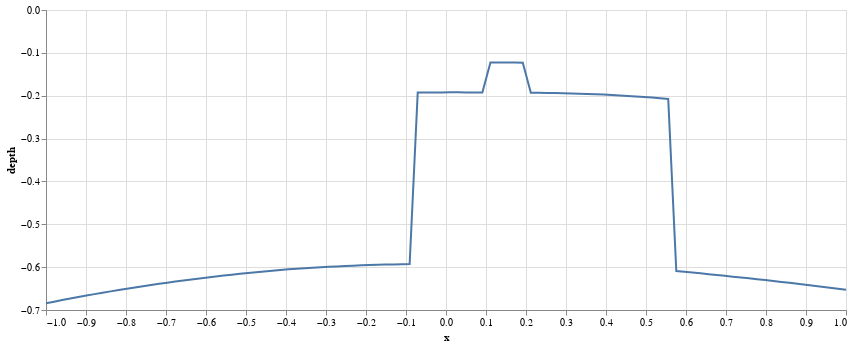

The cell this chart's notebook holds for it:
### Markdown cell above
## The scenario
It is Xmas Eve and Santa has to deliver his presents to all the kids around the world.
Unfortunately it has been a really cold winter and some houses are completely blanketed by snow.

Santa does have a shovel and could dig down to the chimney of each house to deliver his presents if only he knew where the chimneys were.

Fortunately Rudolph can help.
He can measure the depth of the snow at any point with his antlers but unfortunately this takes some time and the measurements are noisy.

Santa only has one night to deliver his presents, how can he find the chimneys in time?

### Skyline
Let's see what a typical house's skyline looks like.
`x` represents the location and `depth` measures the depth below the snowline.

### Code cell
x, depth = bb.random_submerged_skyline(100)
house = pd.DataFrame(dict(x=x, depth=depth))
house_chart = (
    alt.Chart(house)
    .mark_line()
    .encode(x='x', y='depth'))
house_chart.properties(width=800, height=300)

### Figure 1 — Vega-Lite specification as saved in the notebook (floating-point values rounded to 4 significant figures)
{"config": {"view": {"continuousWidth": 400, "continuousHeight": 300}}, "data": {"name": "data-628e1abb3ffedae0f49ccae39a223b3b"}, "mark": "line", "encoding": {"x": {"type": "quantitative", "field": "x"}, "y": {"type": "quantitative", "field": "depth"}}, "height": 300, "width": 800, "$schema": "https://vega.github.io/schema/vega-lite/v4.8.1.json", "datasets": {"data-628e1abb3ffedae0f49ccae39a223b3b": [{"x": -1.0, "depth": -0.6843}, {"x": -0.9798, "depth": -0.6805}, {"x": -0.9596, "depth": -0.6768}, {"x": -0.9394, "depth": -0.6732}, {"x": -0.9192, "depth": -0.6697}, {"x": -0.899, "depth": -0.6663}, {"x": -0.8788, "depth": -0.663}, {"x": -0.8586, "depth": -0.6597}, {"x": -0.8384, "depth": -0.6565}, {"x": -0.8182, "depth": -0.6534}, {"x": -0.798, "depth": -0.6504}, {"x": -0.7778, "depth": -0.6475}, {"x": -0.7576, "depth": -0.6446}, {"x": -0.7374, "depth": -0.6417}, {"x": -0.7172, "depth": -0.639}, {"x": -0.697, "depth": -0.6363}, {"x": -0.6768, "depth": -0.6337}, {"x": -0.6566, "depth": -0.6312}, {"x": -0.6364, "depth": -0.6288}, {"x": -0.6162, "depth": -0.6264}, {"x": -0.596, "depth": -0.6241}, {"x": -0.5758, "depth": -0.6218}, {"x": -0.5556, "depth": -0.6197}, {"x": -0.5354, "depth": -0.6175}, {"x": -0.5152, "depth": -0.6155}, {"x": -0.4949, "depth": -0.6135}, {"x": -0.4747, "depth": -0.6117}, {"x": -0.4545, "depth": -0.6099}, {"x": -0.4343, "depth": -0.6082}, {"x": -0.4141, "depth": -0.6066}, {"x": -0.3939, "depth": -0.6052}, {"x": -0.3737, "depth": -0.6038}, {"x": -0.3535, "depth": -0.6025}, {"x": -0.3333, "depth": -0.6013}, {"x": -0.3131, "depth": -0.6002}, {"x": -0.2929, "depth": -0.5992}, {"x": -0.2727, "depth": -0.5982}, {"x": -0.2525, "depth": -0.5974}, {"x": -0.2323, "depth": -0.5966}, {"x": -0.2121, "depth": -0.5958}, {"x": -0.1919, "depth": -0.5951}, {"x": -0.1717, "depth": -0.5945}, {"x": -0.1515, "depth": -0.594}, {"x": -0.1313, "depth": -0.5936}, {"x": -0.1111, "depth": -0.5932}, {"x": -0.09091, "depth": -0.5929}, {"x": -0.07071, "depth": -0.1927}, {"x": -0.05051, "depth": -0.1925}, {"x": -0.0303, "depth": -0.1923}, {"x": -0.0101, "depth": -0.1922}, {"x": 0.0101, "depth": -0.1922}, {"x": 0.0303, "depth": -0.1922}, {"x": 0.05051, "depth": -0.1922}, {"x": 0.07071, "depth": -0.1922}, {"x": 0.09091, "depth": -0.1923}, {"x": 0.1111, "depth": -0.1223}, {"x": 0.1313, "depth": -0.1224}, {"x": 0.1515, "depth": -0.1225}, {"x": 0.1717, "depth": -0.1227}, {"x": 0.1919, "depth": -0.1228}, {"x": 0.2121, "depth": -0.193}, {"x": 0.2323, "depth": -0.1932}, {"x": 0.2525, "depth": -0.1935}, {"x": 0.2727, "depth": -0.1939}, {"x": 0.2929, "depth": -0.1943}, {"x": 0.3131, "depth": -0.1947}, {"x": 0.3333, "depth": -0.1953}, {"x": 0.3535, "depth": -0.1959}, {"x": 0.3737, "depth": -0.1966}, {"x": 0.3939, "depth": -0.1974}, {"x": 0.4141, "depth": -0.1983}, {"x": 0.4343, "depth": -0.1993}, {"x": 0.4545, "depth": -0.2004}, {"x": 0.4747, "depth": -0.2016}, {"x": 0.4949, "depth": -0.2029}, {"x": 0.5152, "depth": -0.2043}, {"x": 0.5354, "depth": -0.2058}, {"x": 0.5556, "depth": -0.2074}, {"x": 0.5758, "depth": -0.6091}, {"x": 0.596, "depth": -0.6108}, {"x": 0.6162, "depth": -0.6126}, {"x": 0.6364, "depth": -0.6145}, {"x": 0.6566, "depth": -0.6163}, {"x": 0.6768, "depth": -0.6183}, {"x": 0.697, "depth": -0.6202}, {"x": 0.7172, "depth": -0.6222}, {"x": 0.7374, "depth": -0.6241}, {"x": 0.7576, "depth": -0.6261}, {"x": 0.7778, "depth": -0.6282}, {"x": 0.798, "depth": -0.6302}, {"x": 0.8182, "depth": -0.6324}, {"x": 0.8384, "depth": -0.6345}, {"x": 0.8586, "depth": -0.6367}, {"x": 0.8788, "depth": -0.6389}, {"x": 0.899, "depth": -0.6412}, {"x": 0.9192, "depth": -0.6435}, {"x": 0.9394, "depth": -0.6458}, {"x": 0.9596, "depth": -0.6482}, {"x": 0.9798, "depth": -0.6505}, {"x": 1.0, "depth": -0.6529}]}}
